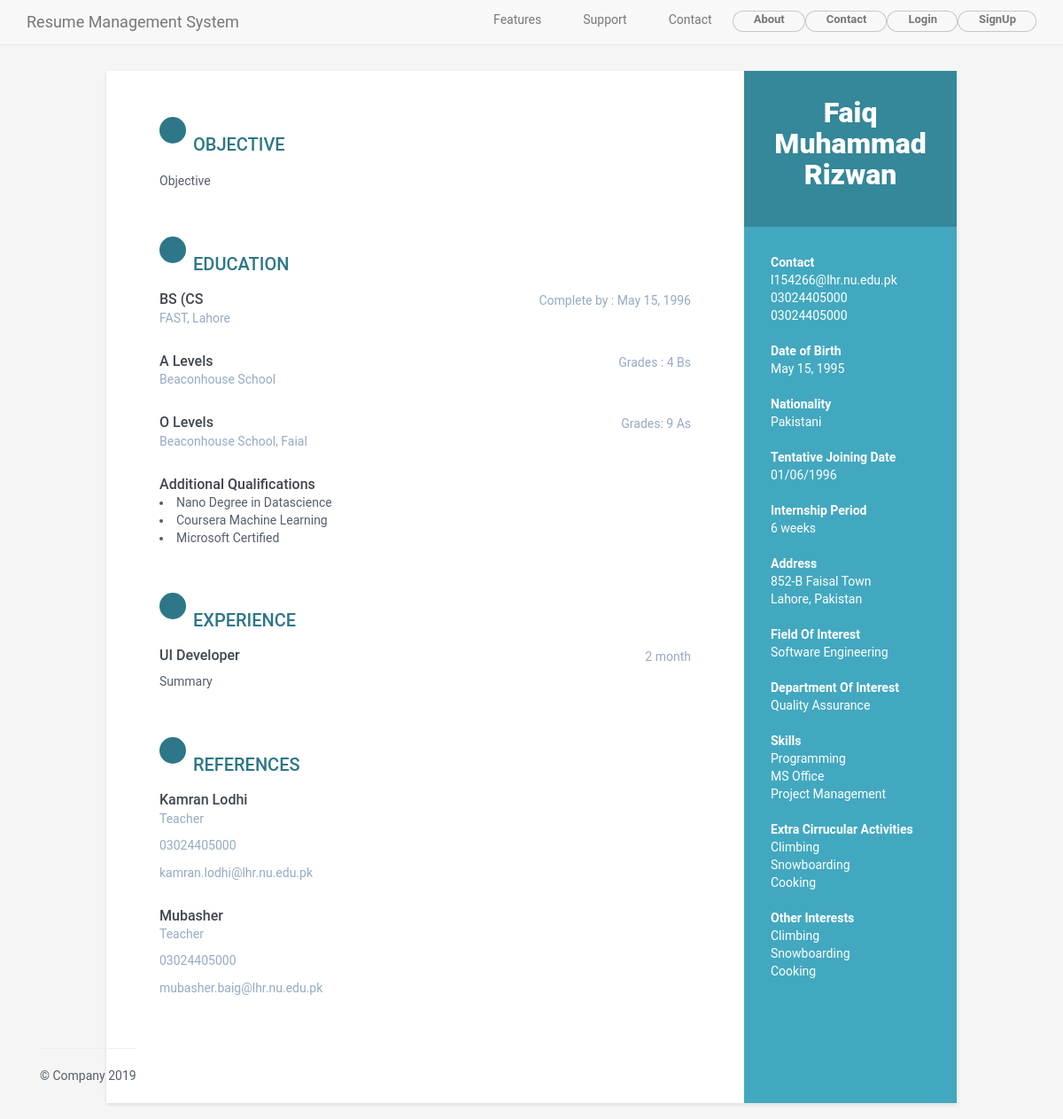
The app's page /res with its own data.
### accounts/models.py (models this page shows, shortened)
class InternshipResume(models.Model):
    applicant=models.OneToOneField(User, on_delete=models.CASCADE)
    fName=models.CharField(max_length=100,null=True)
    mName=models.CharField(max_length=100)
    lName=models.CharField(max_length=100,null=True)
    email=cnic=models.CharField(max_length=100,null=True)
    dob = models.DateField()
    cnic=models.CharField(max_length=100)
    nationality=models.CharField(max_length=100)
    contact1=models.CharField(max_length=100)
    contact2=models.CharField(max_length=100)
    address=models.CharField(max_length=1000)
    country=models.CharField(max_length=100)
    city=models.CharField(max_length=100)
    objective=models.CharField(max_length=1000)
    department=models.CharField(max_length=100)
    field=models.CharField(max_length=100)
    skills=models.CharField(max_length=1000)
    extra_curricular=models.CharField(max_length=1000)
    other_interests=models.CharField(max_length=1000)
    cdeg_name=models.CharField(max_length=100)
    cdeg_inst=models.CharField(max_length=100)
    cdeg_date=models.DateField()
    ldeg_name=models.CharField(max_length=100)
    ldeg_inst=models.CharField(max_length=100)
    ldeg_grade=models.CharField(max_length=100)
    sdeg_name=models.CharField(max_length=100)
    sdeg_inst=models.CharField(max_length=100)
    sdeg_grade=models.CharField(max_length=100)
    add_qual=models.CharField(max_length=1000)

class InternshipExperience(models.Model):
    applicant=models.ForeignKey(User,on_delete=models.PROTECT)
    summary=models.CharField(max_length=1000)
    months=models.IntegerField()
    responsibilities=models.CharField(max_length=1000)
    organization=models.CharField(max_length=100)

class InternshipReference(models.Model):
    applicant = models.ForeignKey(User, on_delete=models.PROTECT)
    name_of_refrence=models.CharField(max_length=100)
    affiliation_of_reference=models.CharField(max_length=100)
    contact_of_reference=models.CharField(max_length=100)
    email_of_reference=models.EmailField(default='fast@gmail.com')

### accounts/views.py (the view)
# urls.py: path('res',views.intershipresume,name='internship-resume'),
def intershipresume(request):
    user = User.objects.filter(first_name='Faiq').first()
    resume = InternshipResume.objects.filter(applicant=user).first()
    if resume == None:
        if request.method == 'POST':
            allDict = request.POST
            fname = request.POST['fname']
            lname = request.POST['lname']
            mname = request.POST['mname']
            dob = request.POST['dob']
            cnic = request.POST['cnic']
            phone1 = request.POST['phone1']
            phone2 = request.POST['phone2']
            nation = request.POST['nation']
            email = request.POST['email']
            address = request.POST['address']
            country = request.POST['country']
            city = request.POST['city']
            weeks = request.POST['period']
            jdate = request.POST['tdate']
            skills = request.POST['skills']
            obj = request.POST['obj']
            extra = request.POST['extra']
            interests = request.POST['interests']
            dep = request.POST['dep']
            otherDep = request.POST['otherdep']
            field = request.POST['field']
            otherField = request.POST['otherField']
            cdeg = request.POST['cdeg']
            otherCdeg = request.POST['otherCdeg']
            cins = request.POST['cins']
            otherCins = request.POST['otherCins']
            cdate = request.POST['cdate']
            ldeg = request.POST['ldeg']
            otherLdeg = request.POST['otherLdeg']
            lins = request.POST['lins']
            otherLins = request.POST['otherLins']
            lgrade = request.POST['lgrade']
            sdeg = request.POST['sdeg']
            otherSdeg = request.POST['otherSdeg']
            sins = request.POST['sins']
            otherSins = request.POST['otherSins']
            sgrade = request.POST['sgrade']
            otherqual = request.POST['addqual']
            rnames =  allDict.getlist('rname')
            remails = allDict.getlist('remail')
            affils = allDict.getlist('affil')
            rcontacts = allDict.getlist('rcontact')
            intsums = allDict.getlist('intsum')
            orgnames = allDict.getlist('orgname')
            resps = allDict.getlist('responsiblities')
            monthss = allDict.getlist('months')
            for x in range(len(intsums)):
                intsum = intsums[x]
                orgname = orgnames[x]
                resp = resps[x]
                months = monthss[x]
                internship  = InternshipExperience(
                    applicant=user,
                    summary=intsum,
                    months=months,
                    responsibilities=resp,
                    organization=orgname
                )
                internship.save()
            for x in range(len(rnames)):
                rname = rnames[x]
                affil = affils[x]
                remail = remails[x]
                rcontact = rcontacts[x]
                reference  = InternshipReference(
                    applicant=user,
                    name_of_refrence=rname,
                    affiliation_of_reference=affil,
                    contact_of_reference=rcontact,
                    email_of_reference=remail
                )
                reference.save()
            if dep == "Other":
                dep = otherDep
                newDep = Department(name=dep)
                newDep.save()
            if field == "Other":
                field = otherField
                newField = Field(name=dep)
                newField.save()
            if cdeg == "Other":
                cdeg = otherCdeg
                newDeg = Degree(name=cdeg)
                newDeg.save()
            if cins == "Other":
                cins = otherCins
                newIns = Institute(name=cins)
                newIns.save()
            if ldeg == "Other":
                ldeg = otherLdeg
                newDeg = Degree(name=ldeg)
                newDeg.save()
            if lins == "Other":
                lins = otherLins
                newIns = Institute(name=lins)
                newIns.save()
            if sdeg == "Other":
                sdeg = otherSdeg
                newDeg = Degree(name=sdeg)
                newDeg.save()
            if sins == "Other":
                sins = otherSins
                newIns = Institute(name=sins)
                newIns.save()
            resume = InternshipResume(
                applicant=user,
                fName=fname,
                mName=mname,
                lName=lname,
                email=email,
                dob = dob,
                cnic=cnic,
                nationality=nation,
                contact1=phone1,
                contact2=phone2,
                address=address,
                country=country,
                city=city,
                objective=obj,
                department=dep,
                field=field,
                skills=skills,
                extra_curricular=extra,
                other_interests=interests,
                cdeg_name=cdeg,
                cdeg_inst=cins,
                cdeg_date=cdate,
                ldeg_name=ldeg,
                ldeg_inst=lins,
                ldeg_grade=lgrade,
                sdeg_name=sdeg,
                sdeg_inst=sins,
                sdeg_grade=sgrade,
                add_qual=otherqual
            )
            resume.save()
        context={
            "departments" : Department.objects.all(),
            "degrees" : Degree.objects.all(),
            "institutes" : Institute.objects.all(),
            "fields" : Field.objects.all(),
            "user": user,
        }
        return render(request, 'accounts/res.html',context)
    else:
        context={
            "resume":resume,
            "refs": InternshipReference.objects.filter(applicant=user),
            "exps": InternshipExperience.objects.filter(applicant=user)
        }
        return render(request, 'accounts/res2.html',context)

### accounts/templates/accounts/res2.html (shortened to what this page needs)
{% extends "allauth/base.html" %}
{% load static %}
{% block content %}
<link rel="stylesheet" href="https://maxcdn.bootstrapcdn.com/bootstrap/3.4.0/css/bootstrap.min.css">
<link id="theme-style" rel="stylesheet" href="{% static 'css/orbit-1.css' %}">
<div class="wrapper">
    <div class="sidebar-wrapper">
        <div class="profile-container">
            <h1 class="name">{{resume.fName}} {{resume.mName}} {{resume.lName}}</h1>
        </div>
        <div class="container-block">
            <ul class="list-unstyled">
                <li><b>Contact</b></li>
                <li class="email">{{resume.email}}</a></li>
                <li class="phone">{{resume.contact1}}</a></li>
                <li class="phone">{{resume.contact2}}</a></li><br>
                <li><b>Date of Birth</b></li>
                <li>{{resume.dob}}</li><br>
                <li><b>Nationality</b></li>
                <li>{{resume.nationality}}</li><br>
                <li><b>Tentative Joining Date</b></li>
                <li>01/06/1996</li><br>
                <li><b>Internship Period</b></li>
                <li>6 weeks</li><br>
                <li><b>Address</b></li>
                <li>{{resume.address}}</li>
                <li>{{resume.city}}, {{resume.country}}</li><br>
                <li><b>Field Of Interest</b></li>
                <li>{{resume.field}}</li><br>
                <li><b>Department Of Interest</b></li>
                <li>{{resume.department}}</li><br>
                <li><b>Skills</b></li>
                <li>Programming</li>
                <li>MS Office</li>
                <li>Project Management</li><br>
                <li><b>Extra Cirrucular Activities</b></li>
                <li>Climbing</li>
                <li>Snowboarding</li>
                <li>Cooking</li><br>
                <li><b>Other Interests</b></li>
                <li>Climbing</li>
                <li>Snowboarding</li>
                <li>Cooking</li><br>
            </ul>
        </div>
    </div>
    <div class="main-wrapper">
        <section class="section summary-section">
            <h2 class="section-title"><span class="icon-holder"></span>Objective</h2>
            <div class="summary">
                <p>{{resume.objective}}</p>
            </div>
        </section>
        <section class="section experiences-section">
            <h2 class="section-title"><span class="icon-holder"></span>Education</h2>
            <div class="item">
                <div class="meta">
                    <div class="upper-row">
                        <h3 class="job-title">{{resume.cdeg_name}}</h3>
                        <div class="time">Complete by : {{resume.cdeg_date}}</div>
                    </div>
                    <div class="company">{{resume.cdeg_inst}}</div>
                </div>
            </div>
            <div class="item">
                <div class="meta">
                    <div class="upper-row">
                        <h3 class="job-title">{{resume.ldeg_name}}</h3>
                        <div class="time">Grades : {{resume.ldeg_grade}}</div>
                    </div>
                    <div class="company">{{resume.ldeg_inst}}</div>
                </div>
            </div>
            <div class="item">
                <div class="meta">
                    <div class="upper-row">
                        <h3 class="job-title">{{resume.sdeg_name}}</h3>
                        <div class="time">Grades: {{resume.sdeg_grade}}</div>
                    </div>
                    <div class="company">{{resume.sdeg_inst}}</div>
                </div>
            </div>
            <div class="item">
                <div class="meta">
                    <div class="upper-row">
                        <h3 class="job-title">Additional Qualifications</h3>
                    </div>
                </div>
                <div class="details">
                    <li>Nano Degree in Datascience</li>
                    <li>Coursera Machine Learning</li>
                    <li>Microsoft Certified</li>
                </div>
            </div>
        </section>
        <section class="section experiences-section">
                <h2 class="section-title"><span class="icon-holder"></span>Experience</h2>
                {% for exp in exps %}
                    <div class="item">
                        <div class="meta">
                            <div class="upper-row">
                                <h3 class="job-title">{{ exp.responsibilities }}</h3>
                                <div class="time">{{ exp.months}} month</div>
                            </div>
                        </div>
                        <div class="details">
                            <p>{{ exp.summary }}</p>
                        </div>
                    </div>
                {% endfor %}
        </section>
        <section class="section experiences-section">
            <h2 class="section-title"><span class="icon-holder"></span>References</h2>
            {% for ref in refs%}
            <div class="item">
                <div class="meta">
                    <div class="upper-row">
                        <h3 class="job-title">{{ref.name_of_refrence}}</h3>
                    </div>
                    <div class="company">{{ref.affiliation_of_reference}}</div>
                    <div class="company"><p>{{ref.contact_of_reference}}</p></div>
                    <div class="company">{{ref.email_of_reference}}</div>
                </div>
            </div>
            {%endfor%}
        </section>
    </div>
</div>
{% endblock content %}

### accounts/static/css/app.css (style rules this page uses)
html { position: relative; min-height: 100%; }
body { background: url("") repeat scroll 0 0 rgba(1, 1, 11, 0.01); font-size: 13px; line-height: 1.32; font-family: small-caption,"Helvetica Neue",Helvetica,Arial,sans-serif; }
body { padding-top: 50px; padding-bottom: 20px; }
body { margin-bottom: 60px; }

### accounts/static/css/orbit-1.css (style rules this page uses)
body { font-family: 'Roboto', sans-serif; color: #545E6C; background: #f5f5f5; font-size: 14px; -webkit-font-smoothing: antialiased; -moz-osx-font-smoothing: grayscale; }
h1, h2, h3, h4, h5, h6 { font-weight: 700; }
p { line-height: 1.5; }
.wrapper { background: #42A8C0; max-width: 960px; margin: 0 auto; margin-top: 30px; position: relative; -webkit-box-shadow: 0px 2px 4px rgba(0, 0, 0, 0.1); -moz-box-shadow: 0px 2px 4px rgba(0, 0, 0, 0.1); box-shadow: 0px 2px 4px rgba(0, 0, 0, 0.1); }
.sidebar-wrapper { background: #42A8C0; position: absolute; right: 0; width: 240px; height: 100%; min-height: 800px; color: #fff; }
.sidebar-wrapper .profile-container { padding: 30px; background: rgba(0, 0, 0, 0.2); text-align: center; color: #fff; }
.sidebar-wrapper .name { font-size: 32px; font-weight: 900; margin-top: 0; margin-bottom: 10px; }
.sidebar-wrapper .container-block { padding: 30px; }
.main-wrapper { background: #fff; padding: 60px; padding-right: 300px; }
.main-wrapper .section-title { text-transform: uppercase; font-size: 20px; font-weight: 500; color: #2d7788; position: relative; margin-top: 0; margin-bottom: 20px; }
.main-wrapper .section-title .icon-holder { width: 30px; height: 30px; margin-right: 8px; display: inline-block; color: #fff; -webkit-border-radius: 50%; -moz-border-radius: 50%; -ms-border-radius: 50%; -o-border-radius: 50%; border-radius: 50%; -moz-background-clip: padding; -webkit-background-clip: padding-box; background-clip: padding-box; background: #2d7788; text-align: center; font-size: 16px; position: relative; top: -8px; }
.main-wrapper .section { margin-bottom: 60px; }
.main-wrapper .experiences-section .item { margin-bottom: 30px; }
.main-wrapper .upper-row { position: relative; overflow: hidden; margin-bottom: 2px; }
.main-wrapper .job-title { color: #3F4650; font-size: 16px; margin-top: 0; margin-bottom: 0; font-weight: 500; }
.main-wrapper .time { position: absolute; right: 0; top: 0; color: #97AAC3; }
.main-wrapper .company { margin-bottom: 10px; color: #97AAC3; }

### records on screen
InternshipResume: fName "Faiq", mName "Muhammad", lName "Rizwan", email "l154266@lhr.nu.edu.pk", contact1 "03024405000", contact2 "03024405000", dob "May 15, 1995", nationality "Pakistani", address "852-B Faisal Town", city "Lahore", country "Pakistan", field "Software Engineering", department "Quality Assurance", objective "Objective", cdeg_name "BS (CS", cdeg_date "May 15, 1996", cdeg_inst "FAST, Lahore", ldeg_name "A Levels", ldeg_grade "4 Bs", ldeg_inst "Beaconhouse School", sdeg_name "O Levels", sdeg_grade "9 As", sdeg_inst "Beaconhouse School, Faial"
InternshipExperience: responsibilities "UI Developer", months "2", summary "Summary"
InternshipReference: name_of_refrence "Kamran Lodhi", affiliation_of_reference "Teacher", contact_of_reference "03024405000", email_of_reference "kamran.lodhi@lhr.nu.edu.pk"
InternshipReference: name_of_refrence "Mubasher", affiliation_of_reference "Teacher", contact_of_reference "03024405000", email_of_reference "mubasher.baig@lhr.nu.edu.pk"
